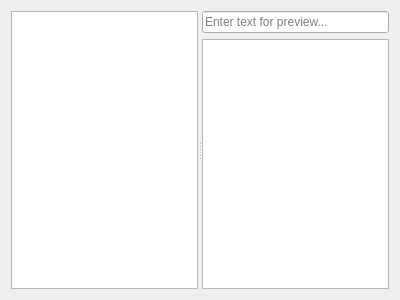
<?xml version="1.0" encoding="UTF-8"?>
<ui version="4.0">
 <class>GammaRay::CodecBrowserWidget</class>
 <widget class="QWidget" name="GammaRay::CodecBrowserWidget">
  <property name="geometry">
   <rect>
    <x>0</x>
    <y>0</y>
    <width>400</width>
    <height>300</height>
   </rect>
  </property>
  <layout class="QHBoxLayout" name="horizontalLayout_8">
   <item>
    <widget class="QSplitter" name="splitter_11">
     <property name="orientation">
      <enum>Qt::Horizontal</enum>
     </property>
     <widget class="QTreeView" name="codecList"/>
     <widget class="QWidget" name="layoutWidget">
      <layout class="QVBoxLayout" name="verticalLayout_16">
       <item>
        <widget class="QLineEdit" name="codecText">
         <property name="text">
          <string/>
         </property>
         <property name="placeholderText">
          <string>Enter text for preview...</string>
         </property>
        </widget>
       </item>
       <item>
        <widget class="QTreeView" name="selectedCodecs"/>
       </item>
      </layout>
     </widget>
    </widget>
   </item>
  </layout>
 </widget>
 <resources/>
 <connections/>
</ui>
